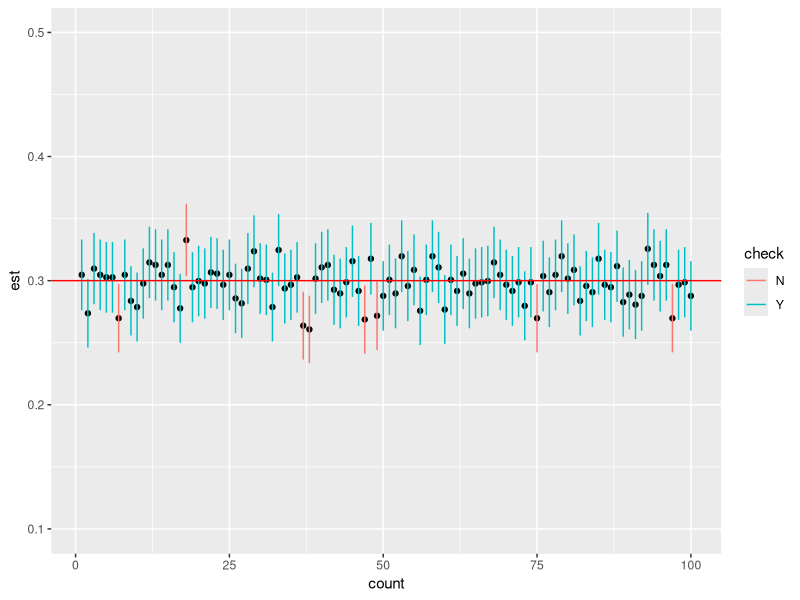
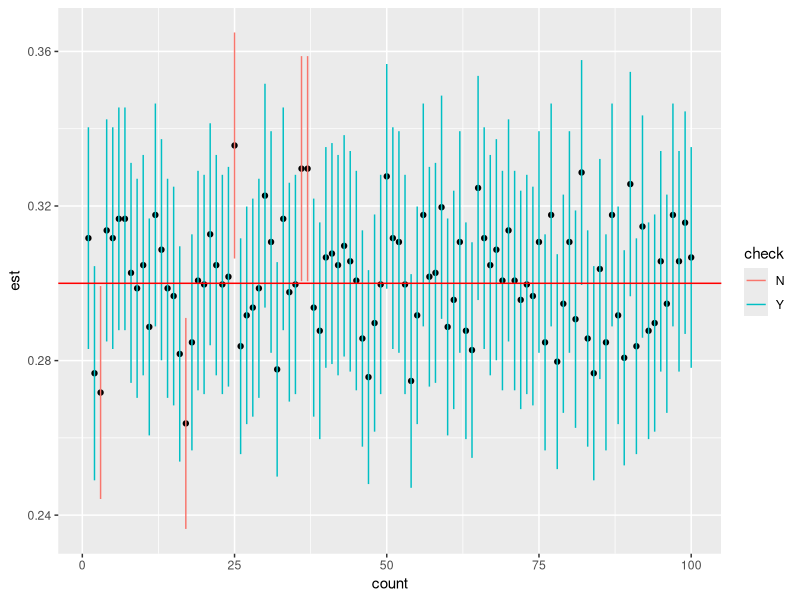
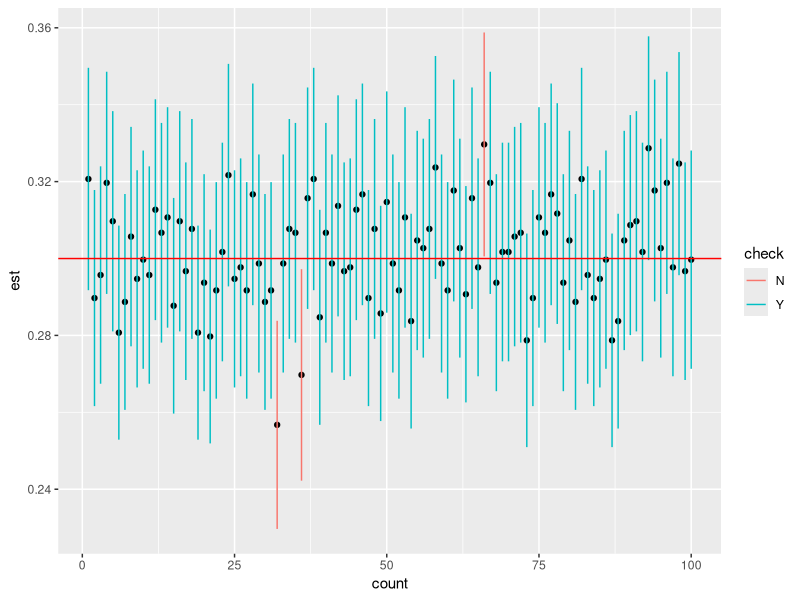

Reproduce these figures in R, in order.
# 6-3-1
library(tidyverse)
prob <- 0.3
#１回の標本のサンプル数（割り切れないほうが良い）
n <- 1001
#実験の回数
m <- 100 
#信頼係数
alpha<- 0.05
#estimate（推定量)
est <- numeric(m)
for(j in 1:m) {
  est[j]  <- sum(rbinom(n,1,prob)/n)
} 
#結果をtibbleで表の形にする
z <- tibble(count=1:m,est=est,
            lower=est-qnorm(1-alpha/2,0,1)*sqrt(est*(1-est)/n),
            upper=est+qnorm(1-alpha/2,0,1)*sqrt(est*(1-est)/n),
            check= ifelse( abs(prob-est) < qnorm(1-alpha/2,0,1)*
                             sqrt(est*(1-est)/n),"Y","N")  )
#グラフ
ggplot(z)+geom_point(aes(x=count,y=est))+
  geom_segment(aes(x=count,y=lower,xend=count,yend=upper,colour=check))+
  geom_hline(yintercept=prob,colour="red")+ylim(0.1,0.5)




prob <- 0.3
n <- 1001
m <- 100
alpha<- 0.05
est <- numeric(m)
for(j in 1:m) {
  est[j]  <- sum(rbinom(n,1,prob)/n)
}
z <- tibble(count=1:m,est=est,
            lower=est-qnorm(1-alpha/2,0,1)*sqrt(est*(1-est)/n),
            upper=est+qnorm(1-alpha/2,0,1)*sqrt(est*(1-est)/n),
            check= ifelse( abs(prob-est) < qnorm(1-alpha/2,0,1)*sqrt(est*(1-est)/n),"Y","N")  )
ggplot(z)+geom_point(aes(x=count,y=est))+
  geom_segment(aes(x=count,y=lower,xend=count,yend=upper,colour=check))+
  geom_hline(yintercept=prob,colour="red")

prob <- 0.3
n <- 1001
m <- 100
alpha<- 0.05
est <- numeric(m)
for(j in 1:m) {
  est[j]  <- sum(rbinom(n,1,prob)/n)
}
z <- tibble(count=1:m,est=est,
            lower=est-qnorm(1-alpha/2,0,1)*sqrt(est*(1-est)/n),
            upper=est+qnorm(1-alpha/2,0,1)*sqrt(est*(1-est)/n),
            check= ifelse( abs(prob-est) < qnorm(1-alpha/2,0,1)*sqrt(est*(1-est)/n),"Y","N")  )
ggplot(z)+geom_point(aes(x=count,y=est)) +
 geom_segment(aes(x=count,y=lower,xend=count,yend=upper,colour=check))+
 geom_hline(yintercept=prob,colour="red")


subX <- c(66,73,65,64,59,64,66,63,64,74)
subY <- c(61,64,69,65,70,76,74,82,79,72)
t.test(subX,subY,paired=TRUE)
t.test(subX-subY,mu=0)












x <- rnorm(10,0,1)
y <- rnorm(10,0,1)
x
cor.test(x,y)
cor(x,y)
pt(-1.0912,8)+(1- pt(1.0912,8) )

x01 <- 10
x02 <- x01+2
x03 <- x02*3
x04 <- x03 -6
x05 <- x04/3
x04

pgamma(1,rate=50,shape=10)

pnorm(40,mean=50,sd=10)